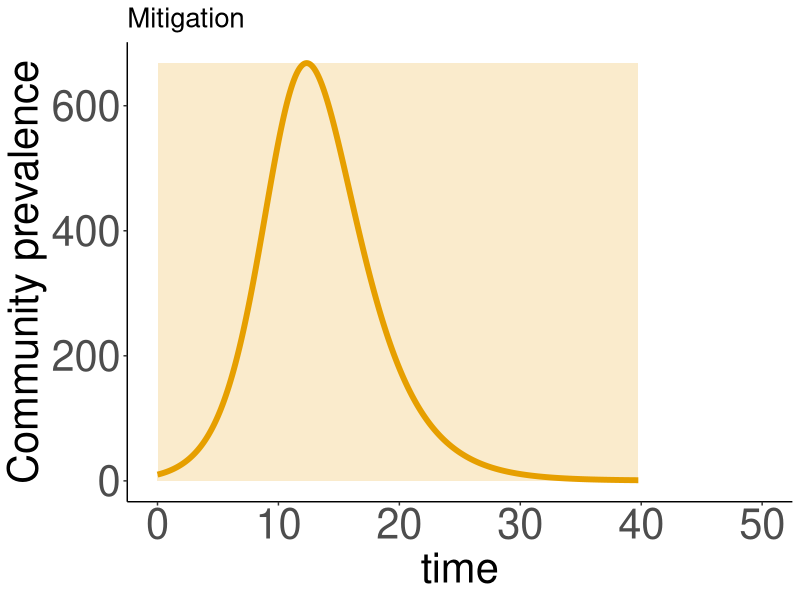
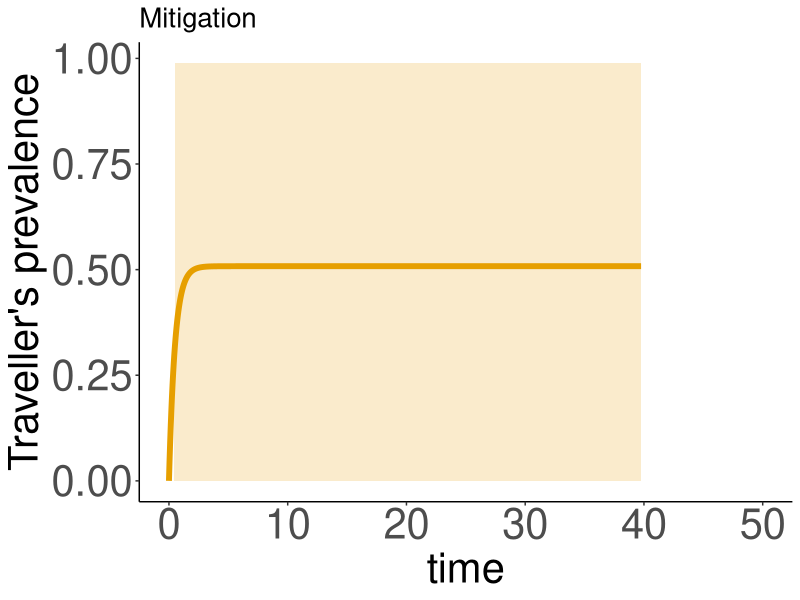
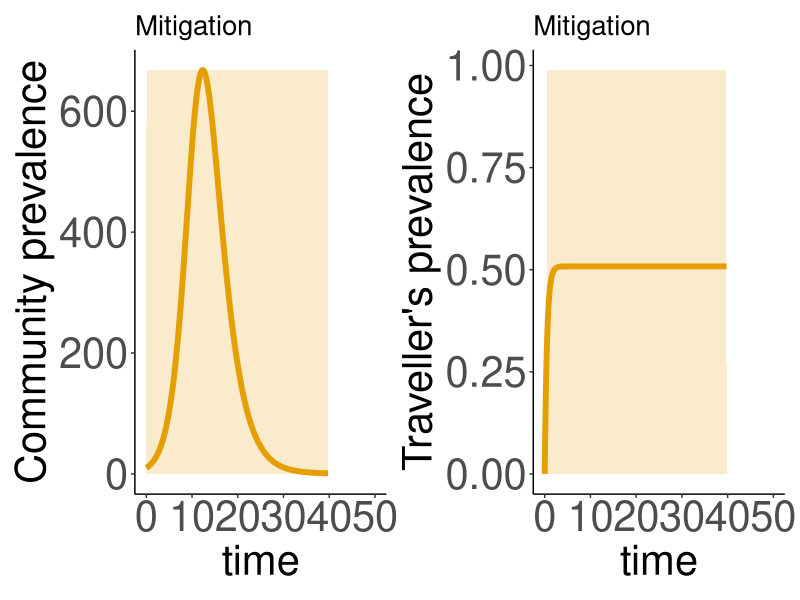
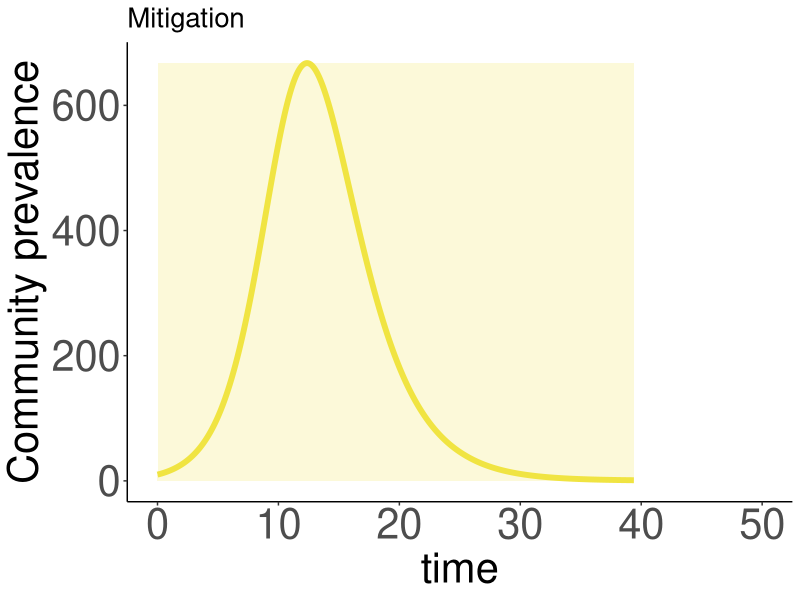
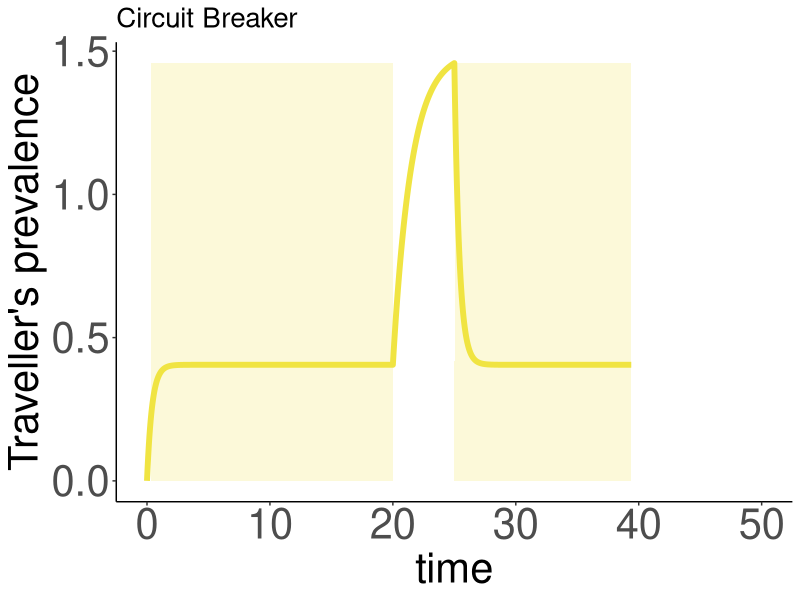
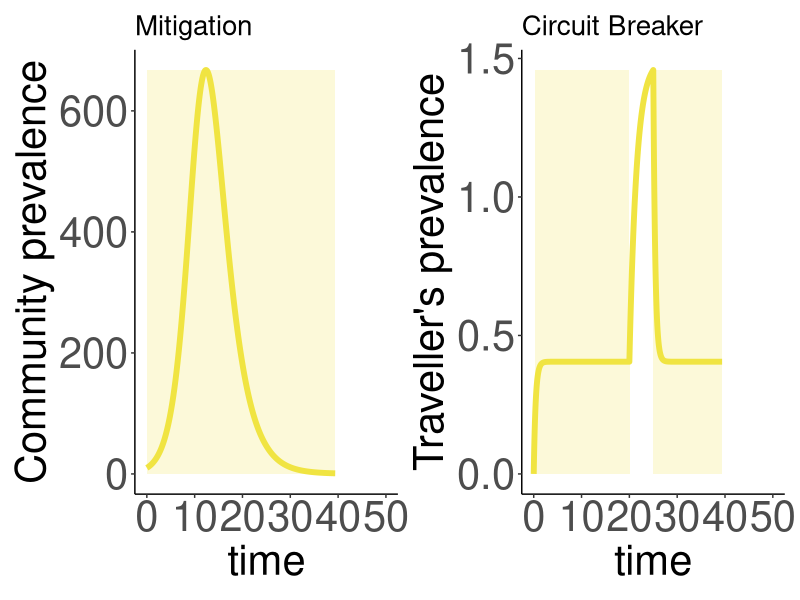
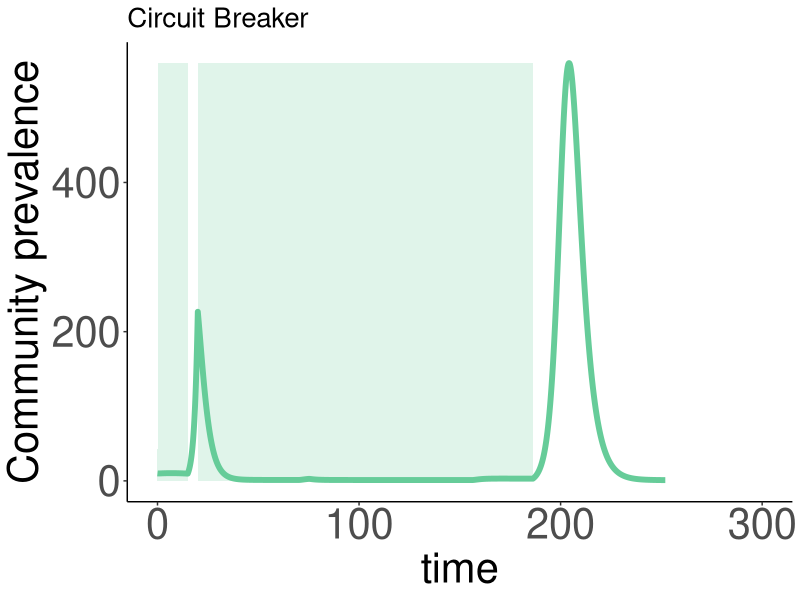
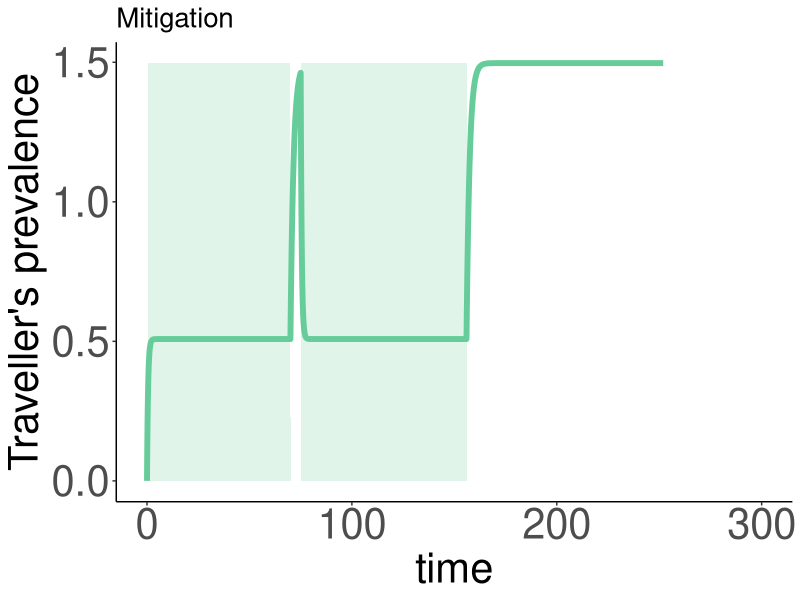

Recreate these plots in R, in order.
## ---- chunk 1
require(deSolve)
require(ggplot2)
require(patchwork)
cols <- c("#999999", "#E69F00", "#56B4E9", "#009E73", "#F0E442", "#0072B2", "#D55E00", "#CC79A7", "#66CC99")

### The aim of this code is to make a figure that illustrates
### the isolation-only strategy in terms of Hansen & Day
### in terms of the public health terminology that I defined
#### elimination, suppression, and circuit breaker.


##### Parameters
# max daily rate of community member isolation
u1max <- 1.15

# max daily rate of traveler isolation
u2max <- 1.3

# constraint on community member isolation
C1max <- 1000

# constraint on traveller isolation
C2max <- 100

# transmission rate
beta<-.0002

# importation rate
theta <- 1

mu<-0.334

gamma <- 2*mu

# relative transmissibility of travellers
c<-1

T<-1000


# start time for community isolation
tstart1<-0

# in case we wanted to do two switches
toff1 <- 1000 # currently set to not turn-off

# start time for restrictions on travellers
tstart2 <- 0
toff2 <- 1000

# community isolation function
u1fun<-function(t){
  u1 = u1max
  if(t<tstart1){
  u1 = 0}
  if(t<(toff1+5) & t>toff1){
    u1 = 0
  }
  return(u1)
}

# travel restrictions function
u2fun<-function(t){
  u2 = u2max
  if(t < tstart2){
  u2 = 0}
  if( t > toff2 & t < (toff2+5)){
    u2 = 0
  }
  return(u2)
}

# This is designed to trigger termination of the simulation when I1>0.5
rootfun <- function(t, y, parameters){
  I1 = y[2]
  # However, with importations, it doesn't make sense to have this as
  # the endpoint of the simulation, so instead I just set Imin = 0 and have
  # the simulation end at T=100.
  y1 = 1 - I1 
  return(y1)
}


SI<-function(t, y, parameters){
  S = y[1]
  I1 = y[2]
  I2 = y[3]
  C1 = y[4]
  C2 = y[5]
  iso1 = y[6]
  iso2 = y[7]
  u1 = u1fun(t)
  u2 = u2fun(t)
  
  if(C1 > C1max){
    u1 = 0
  }
  if(C2 > C2max){
    u2 = 0
  }
  
  dS = - beta*S*(I1 + c*I2)
  dI1 = beta*S*(I1 + c*I2) - mu*I1 - u1*I1
  dI2 = theta - 2*mu*I2 - u2*I2
  dC1 = u1*I1
  dC2 = u2*I2
  diso1 = u1*I1 - mu*iso1
  diso2 = u2*I2 - 2*mu*iso2
  return(list(c(dS,dI1,dI2,dC1,dC2,diso1,diso2)))
}


## ---- chunk 2

###. Suppression

#(same parameters except a lower u1max)
u1max <- 0.2
u2max <- 1.3

C1max <- 1500
C2max <- 100


out <- ode(y = c(S=5000, I1=10, I2= 0, C1=0, C2=0, iso1=0, iso2=0), parms = NULL, times = seq(0,T,.05), func = SI, events = list(func = NULL, root = TRUE, terminalroot = 1), rootfun=rootfun)
out <- data.frame(out)
out.supp<-data.frame(out)

J = cumsum(beta*out$S*(out$I1+c*out$I2)*diff(c(0,out$time)))
J.supp <- J

u = rep(0,length(J))
u[which(diff(c(out$C1[1],out$C1))*diff(c(0,out$time))>0.00001)] = max(c(out$I1,out$iso1))

u.1 = rep(0,length(J))
u.1[which(diff(c(out$C2[1],out$C2))*diff(c(0,out$time))>0.001)] = max(c(out$I2,out$iso2))

out.supp <- data.frame(out,u=u, u.1 = u.1, j =J )

#plot community cases
g.supp = ggplot(out.supp, aes(x = time, y = I1)) +
  geom_ribbon(aes(ymin = 0, ymax = u), fill = cols[2], alpha = 0.2)+
  geom_line(color = cols[2], size = 2)+
  ggtitle("Mitigation")+ylab("Community prevalence") + xlim(0,50)+theme_classic() +
  theme(
  plot.title = element_text(size = 20),       # Title size
  axis.title = element_text(size = 30),       # Axis title size
  axis.text = element_text(size = 30),        # Axis text size
  legend.title = element_text(size = 20),     # Legend title size
  legend.text = element_text(size = 20) )      # Legend text size

g.supp


#plot travel cases
g.supp1 = ggplot(out.supp, aes(x = time, y = I2)) +
  geom_ribbon(aes(ymin = 0, ymax = u.1), fill = cols[2], alpha = 0.2)+
  geom_line(color = cols[2], size = 2)+
  ggtitle("Mitigation")+ylab("Traveller's prevalence") + xlim(0,50)+theme_classic() +
  theme(
  plot.title = element_text(size = 20),       # Title size
  axis.title = element_text(size = 30),       # Axis title size
  axis.text = element_text(size = 30),        # Axis text size
  legend.title = element_text(size = 20),     # Legend title size
  legend.text = element_text(size = 20) )      # Legend text size

g.supp1

gsupp = g.supp + g.supp1
gsupp

## ---- chunk 3
###### SUPPRESSION/CIRCUIT BREAKER 

u1max <- 0.2
u2max <- 1.8

C1max <- 1500
C2max <- 30

toff1<-3000
toff2 <- 20

outsc <- ode(y = c(S=5000,I1=10,I2=0,C1=0,C2=0,iso1=0,iso2=0), parms = NULL, times = seq(0,T,.05), func = SI, events = list(func = NULL, root = TRUE, terminalroot = 1), rootfun=rootfun)
outsc <- data.frame(outsc)
out.sc<-outsc

J.sc = cumsum(beta*outsc$S*(outsc$I1+c*outsc$I2)*diff(c(0,outsc$time)))

u_2 = rep(0,length(J.sc))
u_2[which(diff(c(outsc$C1[1],outsc$C1))*diff(c(0,outsc$time))>0.0001)] = max(c(outsc$I1,outsc$iso1))

u_2.2 = rep(0,length(J.sc))
u_2.2[which(diff(c(outsc$C2[1],outsc$C2))*diff(c(0,outsc$time))>0.001)] = max(c(outsc$I2,outsc$iso2))

out.sc <- data.frame(outsc, u_2 = u_2, u_2.2 = u_2.2, j = J.sc)

#plot community infections
g.sc1 = ggplot(out.sc, aes(x = time, y = I1)) + 
  geom_ribbon(aes(ymin = 0, ymax = u_2), fill = cols[5], alpha = 0.2)+
  geom_line(color = cols[5], size = 2)+ 
  ggtitle("Mitigation")+ylab("Community prevalence") + xlim(0,50)+theme_classic() +
  theme(
  plot.title = element_text(size = 20),       # Title size
  axis.title = element_text(size = 30),       # Axis title size
  axis.text = element_text(size = 30),        # Axis text size
  legend.title = element_text(size = 20),     # Legend title size
  legend.text = element_text(size = 20) )      # Legend text size

g.sc1

#plot travel cases
g.sc2 = ggplot(out.sc, aes(x = time, y = I2)) +
  geom_ribbon(aes(ymin = 0, ymax = u_2.2), fill = cols[5], alpha = 0.2)+
  geom_line(color = cols[5], size = 2)+
  ggtitle("Circuit Breaker")+ylab("Traveller's prevalence") + xlim(0,50)+theme_classic() +
  theme(
  plot.title = element_text(size = 20),       # Title size
  axis.title = element_text(size = 30),       # Axis title size
  axis.text = element_text(size = 30),        # Axis text size
  legend.title = element_text(size = 20),     # Legend title size
  legend.text = element_text(size = 20) )      # Legend text size

g.sc2

gsc = g.sc1 + g.sc2
gsc

## ---- chunk 4
###### CIRCUIT BREAKER/SUPPRESSION 

u1max <- 0.7
u2max <- 1.3

C1max <- 1000
C2max <- 100

toff1<-15
toff2 <- 70

out2 <- ode(y = c(S=5000,I1=10,I2=0,C1=0,C2=0,iso1=0,iso2=0), parms = NULL, times = seq(0,T,.05), func = SI, events = list(func = NULL, root = TRUE, terminalroot = 1), rootfun=rootfun)
out2 <- data.frame(out2)
out.circ<-out2

J2 = cumsum(beta*out2$S*(out2$I1+c*out2$I2)*diff(c(0,out2$time)))

u_2 = rep(0,length(J2))
u_2[which(diff(c(out2$C1[1],out2$C1))*diff(c(0,out2$time))>0.0001)] = max(c(out2$I1,out2$iso1))

u_2.2 = rep(0,length(J2))
u_2.2[which(diff(c(out2$C2[1],out2$C2))*diff(c(0,out2$time))>0.001)] = max(c(out2$I2,out2$iso2))

out.circ <- data.frame(out2, u_2 = u_2, u_2.2 = u_2.2, j = J2)

#plot community infections
g.circ1 = ggplot(out.circ, aes(x = time, y = I1)) + 
  geom_ribbon(aes(ymin = 0, ymax = u_2), fill = cols[9], alpha = 0.2)+
  geom_line(color = cols[9], size = 2)+ 
  ggtitle("Circuit Breaker")+ylab("Community prevalence") + xlim(0,300)+theme_classic() +
  theme(
  plot.title = element_text(size = 20),       # Title size
  axis.title = element_text(size = 30),       # Axis title size
  axis.text = element_text(size = 30),        # Axis text size
  legend.title = element_text(size = 20),     # Legend title size
  legend.text = element_text(size = 20) )      # Legend text size

g.circ1

#plot travel cases
g.circ1.2 = ggplot(out.circ, aes(x = time, y = I2)) +
  geom_ribbon(aes(ymin = 0, ymax = u_2.2), fill = cols[9], alpha = 0.2)+
  geom_line(color = cols[9], size = 2)+
  ggtitle("Mitigation")+ylab("Traveller's prevalence") + xlim(0,300)+theme_classic() +
  theme(
  plot.title = element_text(size = 20),       # Title size
  axis.title = element_text(size = 30),       # Axis title size
  axis.text = element_text(size = 30),        # Axis text size
  legend.title = element_text(size = 20),     # Legend title size
  legend.text = element_text(size = 20) )      # Legend text size

g.circ1.2

gcs = g.circ1 + g.circ1.2
gcs


## ---- chunk 5
#### CIRCUIT BREAKER

T <- 200

u1max <- 0.7
u2max <- 1.8

tstart1 <- 0
tstart2 <- 0

toff1<-20
toff2<-20

C1max <- 800
C2max <- 30

out3 <- ode(y = c(S=5000,I1=10,I2=0,C1=0,C2=0,iso1=0, iso2=0), parms = NULL, times = seq(0,T,.05), func = SI, events = list(func = NULL, root = TRUE, terminalroot = 1), rootfun=rootfun)
out3 <- data.frame(out3)

out.circ2<-out3


J3 = cumsum(beta*out3$S*(out3$I1+c*out3$I2)*diff(c(0,out3$time)))

u_3 = rep(0,length(J3))
u_3[which(diff(c(out3$C1[1],out3$C1))*diff(c(0,out3$time))>0.0001)] = max(c(out3$I1,out3$iso1))

u_3.2 = rep(0,length(J3))
u_3.2[which(diff(c(out3$C2[1],out3$C2))*diff(c(0,out3$time))>0.001)] = max(c(out3$I2,out3$iso2))

out.circ2 <- data.frame(out3, u_3 = u_3, u_3.2 = u_3.2, j = J3)

#plot community infections
g.circ2 = ggplot(out.circ2, aes(x = time, y = I1)) + 
  geom_ribbon(aes(ymin = 0, ymax = u_3), fill = cols[4], alpha = 0.2)+
  geom_line(color = cols[4], size = 2)+
  ggtitle("Circuit breaker ")+ylab("Community prevalence") + xlim(0,150)+theme_classic() +
  theme(
  plot.title = element_text(size = 20),       # Title size
  axis.title = element_text(size = 30),       # Axis title size
  axis.text = element_text(size = 30),        # Axis text size
  legend.title = element_text(size = 20),     # Legend title size
  legend.text = element_text(size = 20) )      # Legend text size

g.circ2

#plot travel cases
g.circ2.2 = ggplot(out.circ2, aes(x = time, y = I2)) +
  geom_ribbon(aes(ymin = 0, ymax = u_3.2), fill = cols[4], alpha = 0.2)+
  geom_line(color = cols[4], size = 2)+
  ggtitle("Circuit breaker ")+ylab("Traveller's prevalence") + xlim(0,150)+theme_classic() +
  theme(
  plot.title = element_text(size = 20),       # Title size
  axis.title = element_text(size = 30),       # Axis title size
  axis.text = element_text(size = 30),        # Axis text size
  legend.title = element_text(size = 20),     # Legend title size
  legend.text = element_text(size = 20) )      # Legend text size

g.circ2.2

gcirc = g.circ2 + g.circ2.2
gcirc


## ---- chunk 6

figmixed = gsupp/gsc/gcs/gcirc + plot_annotation(tag_levels = 'a') & theme(plot.tag = element_text(size = 25))
figmixed
